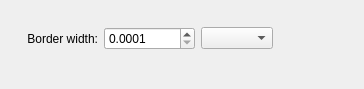
<?xml version="1.0" encoding="UTF-8"?>
<ui version="4.0">
 <class>WdgBorderSelection</class>
 <widget class="QWidget" name="WdgBorderSelection">
  <property name="geometry">
   <rect>
    <x>0</x>
    <y>0</y>
    <width>364</width>
    <height>89</height>
   </rect>
  </property>
  <layout class="QGridLayout">
   <item row="1" column="2">
    <widget class="KisIntParseSpinBox" name="spbWidth">
     <property name="minimum">
      <number>1</number>
     </property>
     <property name="maximum">
      <number>100000</number>
     </property>
     <property name="value">
      <number>1</number>
     </property>
    </widget>
   </item>
   <item row="1" column="2">
    <widget class="KisDoubleParseSpinBox" name="spbWidthDouble">
     <property name="decimals">
      <number>4</number>
     </property>
     <property name="minimum">
      <double>0.000100000000000</double>
     </property>
     <property name="maximum">
      <double>10000.000000000000000</double>
     </property>
     <property name="singleStep">
      <double>0.100000000000000</double>
     </property>
    </widget>
   </item>
   <item row="0" column="1">
    <spacer name="verticalSpacer_2">
     <property name="orientation">
      <enum>Qt::Vertical</enum>
     </property>
     <property name="sizeType">
      <enum>QSizePolicy::Fixed</enum>
     </property>
     <property name="sizeHint" stdset="0">
      <size>
       <width>20</width>
       <height>16</height>
      </size>
     </property>
    </spacer>
   </item>
   <item row="1" column="0">
    <spacer name="horizontalSpacer">
     <property name="orientation">
      <enum>Qt::Horizontal</enum>
     </property>
     <property name="sizeType">
      <enum>QSizePolicy::Fixed</enum>
     </property>
     <property name="sizeHint" stdset="0">
      <size>
       <width>16</width>
       <height>20</height>
      </size>
     </property>
    </spacer>
   </item>
   <item row="2" column="1">
    <spacer name="verticalSpacer">
     <property name="orientation">
      <enum>Qt::Vertical</enum>
     </property>
     <property name="sizeType">
      <enum>QSizePolicy::MinimumExpanding</enum>
     </property>
     <property name="sizeHint" stdset="0">
      <size>
       <width>20</width>
       <height>16</height>
      </size>
     </property>
    </spacer>
   </item>
   <item row="1" column="5">
    <spacer name="horizontalSpacer_2">
     <property name="orientation">
      <enum>Qt::Horizontal</enum>
     </property>
     <property name="sizeType">
      <enum>QSizePolicy::MinimumExpanding</enum>
     </property>
     <property name="sizeHint" stdset="0">
      <size>
       <width>16</width>
       <height>20</height>
      </size>
     </property>
    </spacer>
   </item>
   <item row="1" column="1">
    <widget class="QLabel" name="lblWidth">
     <property name="text">
      <string>Border width:</string>
     </property>
     <property name="alignment">
      <set>Qt::AlignRight|Qt::AlignTrailing|Qt::AlignVCenter</set>
     </property>
    </widget>
   </item>
   <item row="1" column="4">
    <widget class="QComboBox" name="cmbUnit"/>
   </item>
  </layout>
 </widget>
 <customwidgets>
  <customwidget>
   <class>KisIntParseSpinBox</class>
   <extends>QSpinBox</extends>
   <header>kis_int_parse_spin_box.h</header>
  </customwidget>
  <customwidget>
   <class>KisDoubleParseSpinBox</class>
   <extends>QDoubleSpinBox</extends>
   <header>kis_double_parse_spin_box.h</header>
  </customwidget>
 </customwidgets>
 <resources/>
 <connections/>
</ui>
